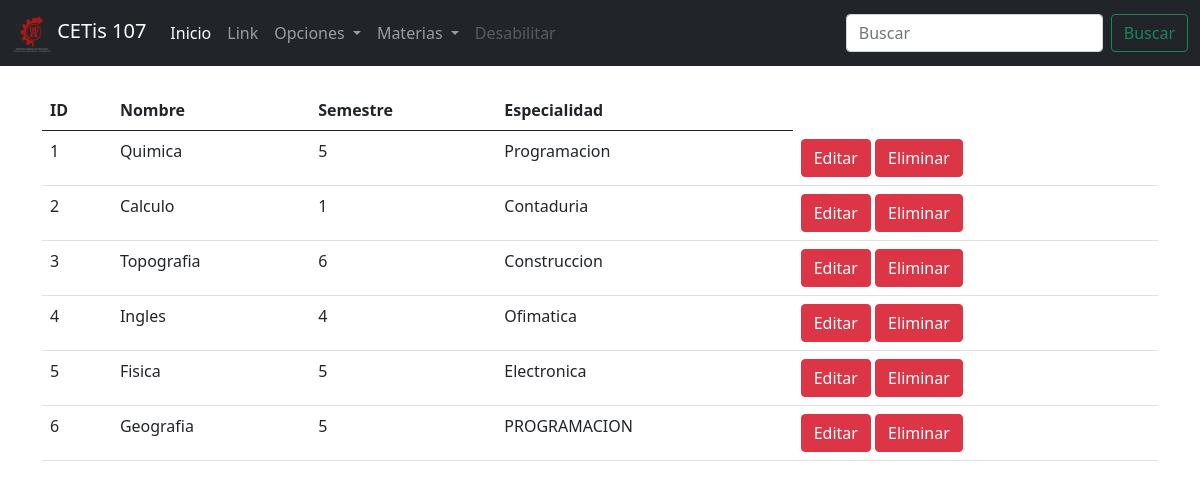
The app's page /parcial3/consultarMaterias.php with its own data.
### tables this page shows
CREATE TABLE `materias` (
  `id` bigint(20) NOT NULL,
  `nombre` varchar(100) NOT NULL,
  `semestre` int(11) NOT NULL,
  `especialidad` varchar(100) NOT NULL
);

### parcial3/consultarMaterias.php (the view, shortened to what this page needs)
<!DOCTYPE html>
<html lang="en">
<head>
    <link rel="stylesheet" href="css/bootstrap.css">
</head>
<body>
    <?php
        include 'menu.php';
        include 'conexion.php';
        $sql = "SELECT * FROM materias";
        $datos = $conexion->query($sql);
    ?>
    <div class="container">
        <div class="row">
            <div class="col-12">
        <?php
            if($datos->num_rows > 0) { ?>
                <br>
                <table class="table table-hover">
                    <thead>
                        <tr>
                            <th>ID</th>
                            <th>Nombre</th>
                            <th>Semestre</th>
                            <th>Especialidad</th>
                        </tr>
                    </thead>
                    <tbody>
                    <?php while($registro = $datos->fetch_assoc()){ ?>
                        <tr>
                            <td><?php echo $registro["id"]; ?></td>
                            <td><?php echo $registro["nombre"]; ?></td>
                            <td><?php echo $registro["semestre"]; ?></td>
                            <td><?php echo $registro["especialidad"]; ?></td>
                            <td>
                                <a href="editarMateria.php?id=<?php echo $registro["id"]; ?>" class="btn btn-danger" class="btn btn-sm btn-primary">Editar</a>
                                <a href="eliminarMateria.php?id=<?php echo $registro["id"]; ?>" class="btn btn-danger" class="btn btn-sm btn-danger">Eliminar</a>
                            </td>
                        </tr>
                        <?php } ?>
                    </tbody>
                </table>
        <?php }else{ ?>
            <center><h2>No existen datos del alumno en la base de datos</h2></center>
        <?php } ?>
            </div>
        </div>
    </div>
</body>
</html>

### records on screen
materias: id "1", nombre "Quimica", semestre "5", especialidad "Programacion"
materias: id "2", nombre "Calculo", semestre "1", especialidad "Contaduria"
materias: id "3", nombre "Topografia", semestre "6", especialidad "Construccion"
materias: id "4", nombre "Ingles", semestre "4", especialidad "Ofimatica"
materias: id "5", nombre "Fisica", semestre "5", especialidad "Electronica"
materias: id "6", nombre "Geografia", semestre "5", especialidad "PROGRAMACION"
